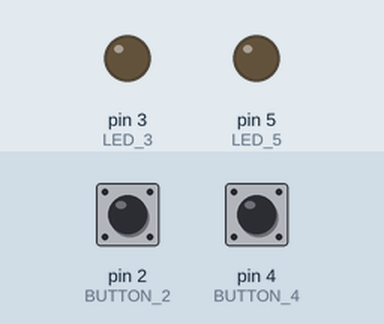
Simulated run of this sketch. Board: Arduino Uno, built with avr-gcc and run on an emulated ATmega328P. Parts: output pins drawn as LEDs (lit = HIGH). The inputs (shaded band) are chosen by the test bench; at power-on: pin 2 (BUTTON_2) LOW, pin 4 (BUTTON_4) LOW.

Above: at 1.2 s.
1.3 s: pin 2 (BUTTON_2) pulled HIGH for 0.15 s
At 2.3 s:
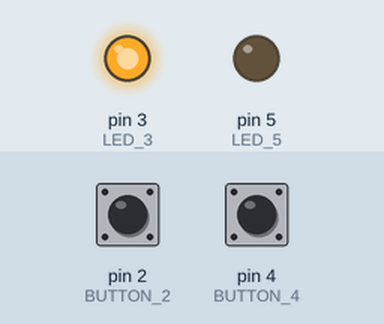
2.9 s: pin 4 (BUTTON_4) pulled HIGH for 0.15 s
At 3.5 s:
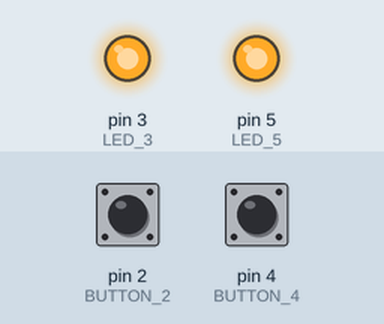
Timing chart, 0 to 5.9 s (numbered marks = the images above; inputs shaded):
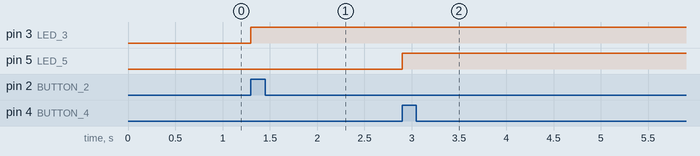

Measured:
- after the input at 1.3 s, pin 3 (LED_3): LOW → HIGH at once
- after the input at 2.9 s, pin 5 (LED_5): LOW → HIGH at once

The sketch:

test_03.ino
```cpp
int LED_3=3;
int BUTTON_2=2;

int LED_5=5;
int BUTTON_4=4;

int tmp=0;

void setup()
{
  //Serial.begin(9600);
  pinMode(LED_3,OUTPUT);
  pinMode(BUTTON_2,INPUT);

  pinMode(LED_5,OUTPUT);
  pinMode(BUTTON_4,INPUT);

}

void loop()
{

  if(digitalRead(BUTTON_2)==HIGH)
  {
    Serial.println("2");
        digitalWrite(LED_3,HIGH);
  }

  if(digitalRead(BUTTON_4)==HIGH)
  {
    Serial.println("4");
        digitalWrite(LED_5,HIGH);
  }

}
```
